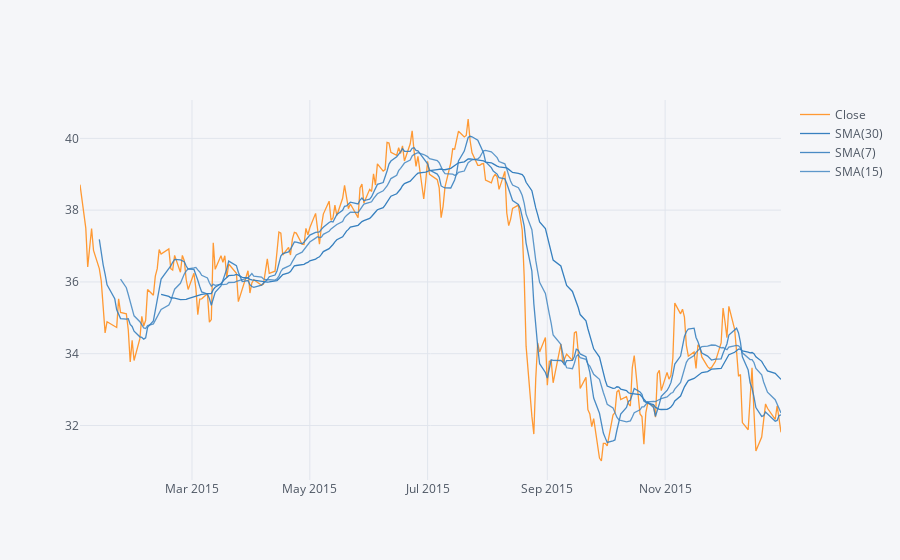

Write notebook code for a chart like this one.
### Markdown cell above
** Use .ta_plot(study='sma') to create a Simple Moving Averages plot of Morgan Stanley for the year 2015.**

### Code cell
MS.loc['2015-01-01':'2016-01-01']['Close'].ta_plot(study='sma', period=[30,7,15])

### Figure 1 — Plotly figure (JSON) as saved in the notebook; plotly's stock layout.template omitted (floating-point values rounded to 4 significant figures; data arrays with more than 128 entries replaced by an {"elided": "..."} marker saying what was removed)
{"data": [{"line": {"color": "rgba(255, 153, 51, 1.0)", "dash": "solid", "shape": "linear", "width": 1.3}, "mode": "lines", "name": "Close", "text": "", "type": "scatter", "x": {"elided": "252 str values"}, "y": {"elided": "252 float values"}}, {"line": {"color": "rgba(55, 128, 191, 1.0)", "dash": "solid", "shape": "linear", "width": 1.3}, "mode": "lines", "name": "SMA(30)", "text": "", "type": "scatter", "x": {"elided": "252 str values"}, "y": {"elided": "252 mixed values"}}, {"line": {"color": "rgba(55, 128, 191, 0.8999999999999999)", "dash": "solid", "shape": "linear", "width": 1.3}, "mode": "lines", "name": "SMA(7)", "text": "", "type": "scatter", "x": {"elided": "252 str values"}, "y": {"elided": "252 mixed values"}}, {"line": {"color": "rgba(55, 128, 191, 0.7999999999999998)", "dash": "solid", "shape": "linear", "width": 1.3}, "mode": "lines", "name": "SMA(15)", "text": "", "type": "scatter", "x": {"elided": "252 str values"}, "y": {"elided": "252 mixed values"}}], "layout": {"legend": {"bgcolor": "#F5F6F9", "font": {"color": "#4D5663"}}, "paper_bgcolor": "#F5F6F9", "plot_bgcolor": "#F5F6F9", "title": {"font": {"color": "#4D5663"}}, "xaxis": {"gridcolor": "#E1E5ED", "showgrid": true, "tickfont": {"color": "#4D5663"}, "title": {"font": {"color": "#4D5663"}, "text": ""}, "zerolinecolor": "#E1E5ED"}, "yaxis": {"gridcolor": "#E1E5ED", "showgrid": true, "tickfont": {"color": "#4D5663"}, "title": {"font": {"color": "#4D5663"}, "text": ""}, "zerolinecolor": "#E1E5ED"}}}
